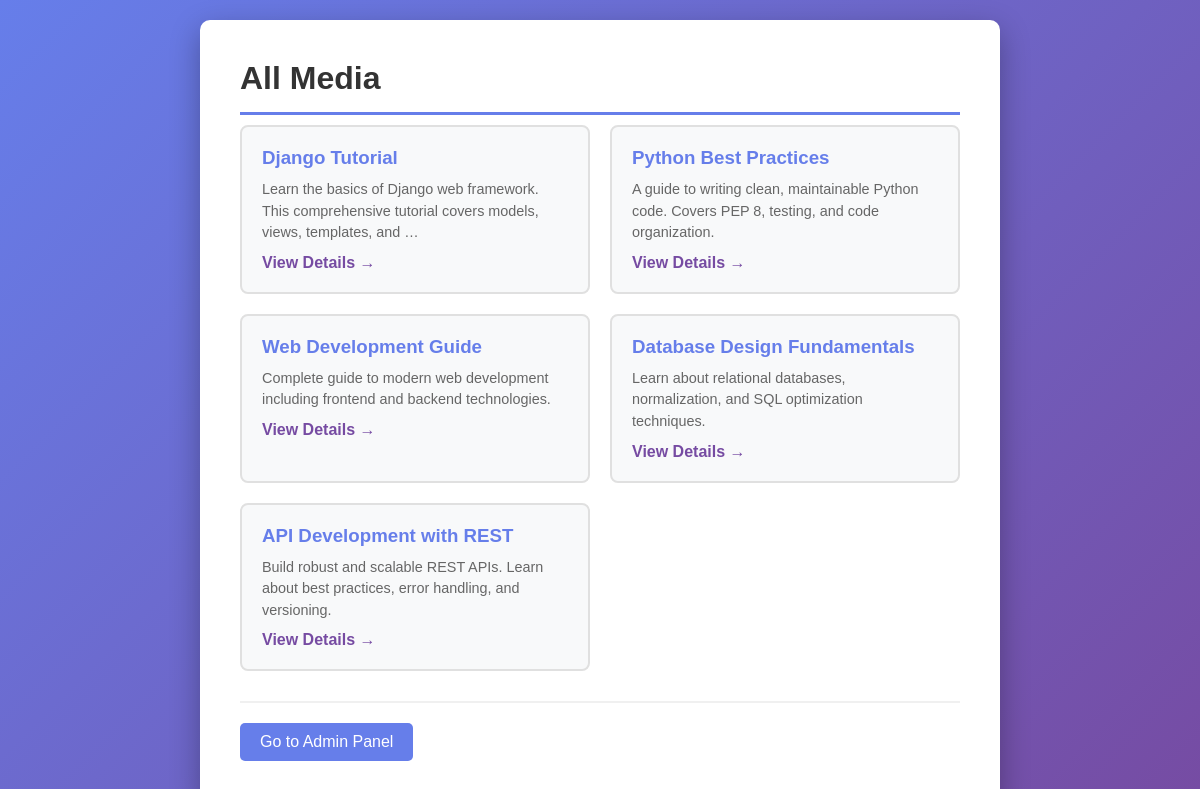
The page / on the database its author committed.
### media/models.py (models this page shows, shortened)
class Media(models.Model):
    title = models.CharField(max_length=200)
    description = models.TextField(blank=True)
    url = models.URLField(blank=True)
    created_at = models.DateTimeField(auto_now_add=True)
    class Meta:
        ordering = ['-created_at']

### media/views.py (the view)
# urls.py: path('', media_views.media_list, name='home'),
def media_list(request):
    media_items = Media.objects.order_by('id')
    context = {
        'media_items': media_items,
    }
    return render(request, 'media/media_list.html', context)

### media/templates/media/media_list.html (shortened to what this page needs)
{% extends "media/base.html" %}
{% block content %}
<h1>All Media</h1>
{% if media_items %}
    <div class="media-list">
        {% for media in media_items %}
        <div class="media-card">
            <h3>{{ media.title }}</h3>
            {% if media.description %}
                <p>{{ media.description|truncatewords:15 }}</p>
            {% else %}
                <p><em>No description</em></p>
            {% endif %}
            <a href="{% url 'media:media_detail' media.id %}">View Details →</a>
        </div>
        {% endfor %}
    </div>
{% else %}
    <div class="no-comment">
        <strong>No media found.</strong> Add some media items in the admin panel.
    </div>
{% endif %}
<div class="nav-links" style="margin-top: 30px;">
    <a href="/admin/">Go to Admin Panel</a>
</div>
{% endblock %}

### media/templates/media/base.html (shortened to what this page needs)
<!DOCTYPE html>
<html lang="en">
<head>
</head>
<body>
    <div class="container">
        {% block content %}{% endblock %}
    </div>
</body>
</html>

### media/templates/media/base.html (style rules this page uses)
* { margin: 0; padding: 0; box-sizing: border-box; }
body { font-family: 'Arial', sans-serif; background: linear-gradient(135deg, #667eea 0%, #764ba2 100%); min-height: 100vh; padding: 20px; }
.container { max-width: 800px; margin: 0 auto; background: white; border-radius: 10px; box-shadow: 0 10px 30px rgba(0, 0, 0, 0.3); padding: 40px; }
h1 { color: #333; margin-bottom: 10px; border-bottom: 3px solid #667eea; padding-bottom: 15px; }
.nav-links { margin-top: 30px; padding-top: 20px; border-top: 2px solid #f0f0f0; }
.nav-links a { display: inline-block; padding: 10px 20px; margin-right: 10px; background: #667eea; color: white; text-decoration: none; border-radius: 5px; transition: background 0.3s; }
.media-list { display: grid; grid-template-columns: repeat(auto-fill, minmax(250px, 1fr)); gap: 20px; }
.media-card { background: #f8f9fa; padding: 20px; border-radius: 8px; border: 2px solid #e0e0e0; cursor: pointer; transition: all 0.3s; }
.media-card h3 { color: #667eea; margin-bottom: 10px; }
.media-card p { color: #666; font-size: 0.9em; line-height: 1.5; }
.media-card a { display: inline-block; margin-top: 10px; color: #764ba2; text-decoration: none; font-weight: bold; }

### rows shown on the page
Media: title "Django Tutorial", description "Learn the basics of Django web framework. This comprehensive tutorial covers models, views, templates, and …"
Media: title "Python Best Practices", description "A guide to writing clean, maintainable Python code. Covers PEP 8, testing, and code organization."
Media: title "Web Development Guide", description "Complete guide to modern web development including frontend and backend technologies."
Media: title "Database Design Fundamentals", description "Learn about relational databases, normalization, and SQL optimization techniques."
Media: title "API Development with REST", description "Build robust and scalable REST APIs. Learn about best practices, error handling, and versioning."
